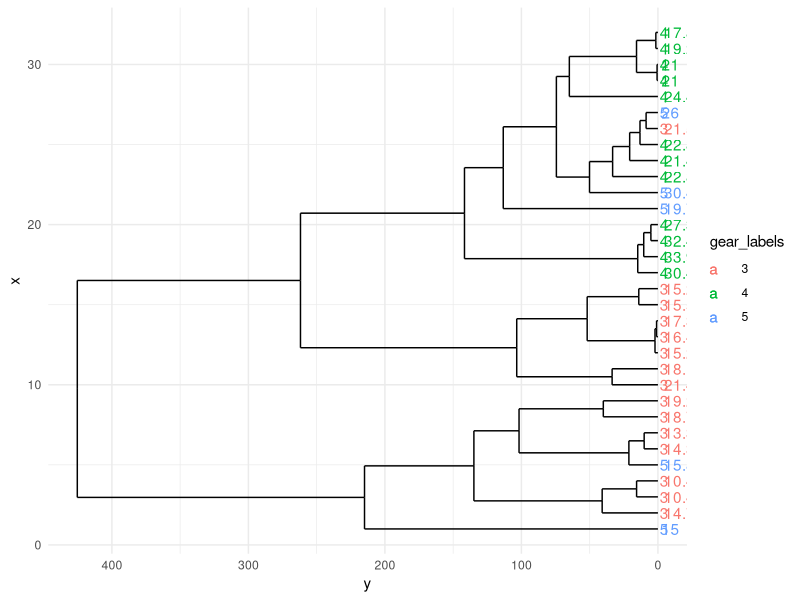

The R script that drew this image:
library(ggplot2)
library(ggdendro)

# Load data and generate dendrogram data
data(mtcars)
hclust_result <- hclust(dist(mtcars))
dendro_data <- ggdendro::dendro_data(hclust_result)

# Extract the labels from the dendrogram data
dendro_labels <- as.character(dendro_data$labels$label)

# Get the correct indices from mtcars for the labels
correct_indices <- match(dendro_labels, rownames(mtcars))

# Factorize the 'gear', 'car_name', and 'mpg' columns for coloring
mtcars$gear <- as.factor(mtcars$gear)
mtcars$mpg <- as.factor(mtcars$mpg)

# Extract 'gear', 'car_name', and 'mpg' values using the correct indices
gear_labels <- mtcars$gear[correct_indices]
mpg_labels <- mtcars$mpg[correct_indices]

# Build the plot
p <- ggplot() + 
  geom_segment(data=dendro_data$segments, 
               aes(x=x, y=y, xend=xend, yend=yend)) +
  geom_text(data=dendro_data$labels, 
            aes(x, y, label=gear_labels, color=gear_labels), 
            hjust=-0.2, check_overlap = TRUE) +
  geom_text(data=dendro_data$labels, 
            aes(x, y, label=mpg_labels, color=gear_labels), 
            hjust=-0.2, check_overlap = TRUE) +
  coord_flip() + 
  scale_y_reverse() +
  theme_minimal() + 
  theme(legend.position = "right")

print(p)
